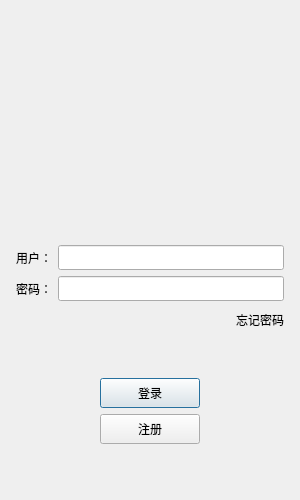
<?xml version="1.0" encoding="UTF-8"?>
<ui version="4.0">
 <class>LoginDialog</class>
 <widget class="QDialog" name="LoginDialog">
  <property name="geometry">
   <rect>
    <x>0</x>
    <y>0</y>
    <width>300</width>
    <height>500</height>
   </rect>
  </property>
  <property name="minimumSize">
   <size>
    <width>300</width>
    <height>500</height>
   </size>
  </property>
  <property name="maximumSize">
   <size>
    <width>300</width>
    <height>500</height>
   </size>
  </property>
  <property name="windowTitle">
   <string>Dialog</string>
  </property>
  <layout class="QVBoxLayout" name="verticalLayout_2">
   <item>
    <widget class="QWidget" name="widget" native="true">
     <layout class="QGridLayout" name="gridLayout">
      <item row="1" column="0">
       <spacer name="verticalSpacer">
        <property name="orientation">
         <enum>Qt::Orientation::Vertical</enum>
        </property>
        <property name="sizeHint" stdset="0">
         <size>
          <width>20</width>
          <height>40</height>
         </size>
        </property>
       </spacer>
      </item>
      <item row="0" column="0">
       <widget class="QLabel" name="label">
        <property name="text">
         <string/>
        </property>
        <property name="pixmap">
         <pixmap resource="rc.qrc">:/res/ice.png</pixmap>
        </property>
        <property name="alignment">
         <set>Qt::AlignmentFlag::AlignCenter</set>
        </property>
       </widget>
      </item>
     </layout>
    </widget>
   </item>
   <item>
    <layout class="QVBoxLayout" name="verticalLayout">
     <property name="leftMargin">
      <number>5</number>
     </property>
     <property name="topMargin">
      <number>5</number>
     </property>
     <property name="rightMargin">
      <number>5</number>
     </property>
     <property name="bottomMargin">
      <number>5</number>
     </property>
     <item>
      <spacer name="verticalSpacer_3">
       <property name="orientation">
        <enum>Qt::Orientation::Vertical</enum>
       </property>
       <property name="sizeHint" stdset="0">
        <size>
         <width>20</width>
         <height>40</height>
        </size>
       </property>
      </spacer>
     </item>
     <item>
      <layout class="QHBoxLayout" name="horizontalLayout">
       <item>
        <widget class="QLabel" name="user_label">
         <property name="minimumSize">
          <size>
           <width>0</width>
           <height>25</height>
          </size>
         </property>
         <property name="maximumSize">
          <size>
           <width>16777215</width>
           <height>25</height>
          </size>
         </property>
         <property name="text">
          <string>用户：</string>
         </property>
        </widget>
       </item>
       <item>
        <widget class="QLineEdit" name="user_edit">
         <property name="minimumSize">
          <size>
           <width>0</width>
           <height>25</height>
          </size>
         </property>
         <property name="maximumSize">
          <size>
           <width>16777215</width>
           <height>25</height>
          </size>
         </property>
        </widget>
       </item>
      </layout>
     </item>
     <item>
      <layout class="QHBoxLayout" name="horizontalLayout_3">
       <item>
        <widget class="QLabel" name="pass_label">
         <property name="minimumSize">
          <size>
           <width>0</width>
           <height>25</height>
          </size>
         </property>
         <property name="maximumSize">
          <size>
           <width>16777215</width>
           <height>25</height>
          </size>
         </property>
         <property name="text">
          <string>密码：</string>
         </property>
        </widget>
       </item>
       <item>
        <widget class="QLineEdit" name="pass_edit">
         <property name="maximumSize">
          <size>
           <width>16777215</width>
           <height>25</height>
          </size>
         </property>
        </widget>
       </item>
      </layout>
     </item>
     <item>
      <layout class="QHBoxLayout" name="horizontalLayout_4">
       <item>
        <spacer name="horizontalSpacer">
         <property name="orientation">
          <enum>Qt::Orientation::Horizontal</enum>
         </property>
         <property name="sizeHint" stdset="0">
          <size>
           <width>40</width>
           <height>20</height>
          </size>
         </property>
        </spacer>
       </item>
       <item>
        <widget class="QLabel" name="forget_label">
         <property name="minimumSize">
          <size>
           <width>0</width>
           <height>25</height>
          </size>
         </property>
         <property name="maximumSize">
          <size>
           <width>16777215</width>
           <height>25</height>
          </size>
         </property>
         <property name="text">
          <string>忘记密码</string>
         </property>
        </widget>
       </item>
      </layout>
     </item>
     <item>
      <spacer name="verticalSpacer_2">
       <property name="orientation">
        <enum>Qt::Orientation::Vertical</enum>
       </property>
       <property name="sizeHint" stdset="0">
        <size>
         <width>20</width>
         <height>40</height>
        </size>
       </property>
      </spacer>
     </item>
     <item>
      <layout class="QHBoxLayout" name="horizontalLayout_5">
       <item>
        <spacer name="horizontalSpacer_3">
         <property name="orientation">
          <enum>Qt::Orientation::Horizontal</enum>
         </property>
         <property name="sizeHint" stdset="0">
          <size>
           <width>40</width>
           <height>20</height>
          </size>
         </property>
        </spacer>
       </item>
       <item>
        <widget class="QPushButton" name="login_btn">
         <property name="minimumSize">
          <size>
           <width>100</width>
           <height>30</height>
          </size>
         </property>
         <property name="text">
          <string>登录</string>
         </property>
        </widget>
       </item>
       <item>
        <spacer name="horizontalSpacer_2">
         <property name="orientation">
          <enum>Qt::Orientation::Horizontal</enum>
         </property>
         <property name="sizeHint" stdset="0">
          <size>
           <width>40</width>
           <height>20</height>
          </size>
         </property>
        </spacer>
       </item>
      </layout>
     </item>
     <item>
      <layout class="QHBoxLayout" name="horizontalLayout_6">
       <item>
        <spacer name="horizontalSpacer_5">
         <property name="orientation">
          <enum>Qt::Orientation::Horizontal</enum>
         </property>
         <property name="sizeHint" stdset="0">
          <size>
           <width>40</width>
           <height>20</height>
          </size>
         </property>
        </spacer>
       </item>
       <item>
        <widget class="QPushButton" name="reg_btn">
         <property name="minimumSize">
          <size>
           <width>100</width>
           <height>30</height>
          </size>
         </property>
         <property name="text">
          <string>注册</string>
         </property>
        </widget>
       </item>
       <item>
        <spacer name="horizontalSpacer_4">
         <property name="orientation">
          <enum>Qt::Orientation::Horizontal</enum>
         </property>
         <property name="sizeHint" stdset="0">
          <size>
           <width>40</width>
           <height>20</height>
          </size>
         </property>
        </spacer>
       </item>
      </layout>
     </item>
     <item>
      <spacer name="verticalSpacer_4">
       <property name="orientation">
        <enum>Qt::Orientation::Vertical</enum>
       </property>
       <property name="sizeHint" stdset="0">
        <size>
         <width>20</width>
         <height>40</height>
        </size>
       </property>
      </spacer>
     </item>
    </layout>
   </item>
  </layout>
 </widget>
 <resources>
  <include location="rc.qrc"/>
 </resources>
 <connections/>
</ui>
